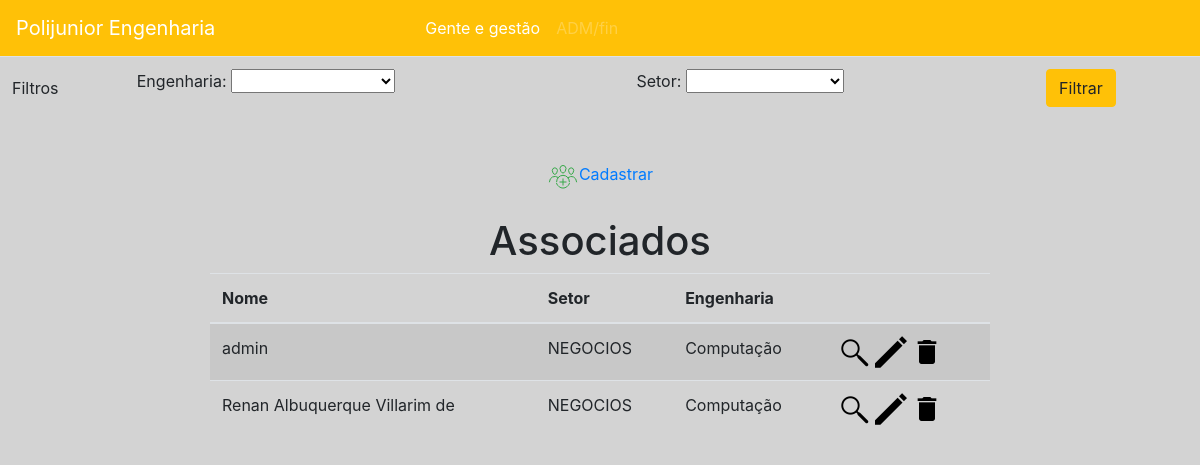
Screenshot of /associado.php (signed in) with the database file from the repository.
### tables this page shows
CREATE TABLE `associado` (
  `id` int(11) NOT NULL,
  `nome` varchar(50) NOT NULL,
  `id_setor` int(11) NOT NULL,
  `id_engenharia` int(11) NOT NULL
);

CREATE TABLE `setor` (
  `id` int(11) NOT NULL,
  `nome` varchar(30) NOT NULL
);

CREATE TABLE `engenharia` (
  `id` int(11) NOT NULL,
  `nome` varchar(200) NOT NULL
);

### associado.php (the view, shortened to what this page needs)
<?php
include 'util/filtro.php';
?>
<!DOCTYPE html>
<html>
<head>
	<link rel="stylesheet" type="text/css" href="css/bootstrap.min.css">
	<link rel="stylesheet" type="text/css" href="css/associado.css">
</head>
<body>
<center>
<br>
<table>
<tr>
	<td><a href="formassociado.php?modo=cadastrar"><img src="assets/cadastrarbutton.png">Cadastrar</a></td>
</tr>
</table>
<br>
<h1>Associados</h1>
<table id="tabelaassociados" class="table table-striped">
<thead>
	<th>Nome</th>
	<th>Setor</th>
	<th>Engenharia</th>
	<th></th>
</thead>
<?php
	$sql = "SELECT A.id, A.nome, S.nome as setor, E.nome as engenharia FROM associado A
					INNER JOIN setor S ON A.id_setor = S.id
					INNER JOIN engenharia E ON A.id_engenharia = E.id WHERE 1=1 ";
	$result = $conn->query($sql);
	while($row = $result->fetch_assoc()){
		echo "<tr>";
		echo "<td>$row[nome]</td>";
		echo "<td>$row[setor]</td>";
		echo "<td>$row[engenharia]</td>";
		$viewbutton = "<a href='formassociado.php?modo=view&idAssociado=$row[id]'><img src='assets/viewbutton.png'></a> ";
		$editbutton = "<a href='formassociado.php?modo=edit&idAssociado=$row[id]'><img src='assets/editbutton.png'></a> ";
		$deletebutton = "<a href='javascript:deletebutton($row[id])'><img src='assets/deletebutton.png'></a> ";
		$links = $viewbutton.$editbutton.$deletebutton;
		echo "<td>".$links."</td>";
		echo "</tr>";
	}
?>
</table>
</center>
</body>
</html>

### css/associado.css (style rules this page uses)
#tabelaassociados { width: 65% }
body { background: lightgray; }

### rows the page displays
associado: nome "admin", id_setor.nome "NEGOCIOS", id_engenharia.nome "Computação"
associado: nome "Renan Albuquerque Villarim de", id_setor.nome "NEGOCIOS", id_engenharia.nome "Computação"

### other values shown
$filtro "Engenharia"
$filtro "Setor"
